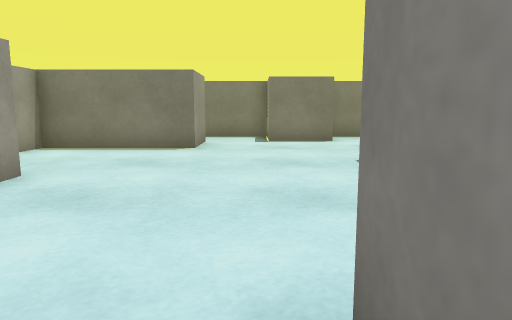
View 1 (above)

16 first-person views from a walk through a 3-D level made in the Unity game engine. The camera is 0.51 m above the floor, tilts 8° down and sees 70° across. The floor is counted in squares, 0.5 m on a side. Each view is taken from the middle of a square. On the plan, view 1 faces up. The plan holds only what a view shows up to about 13 squares ahead; the rest is blank. The place goes on beyond the plan. Surface patterns are stand-ins for the level's own textures.

View 2
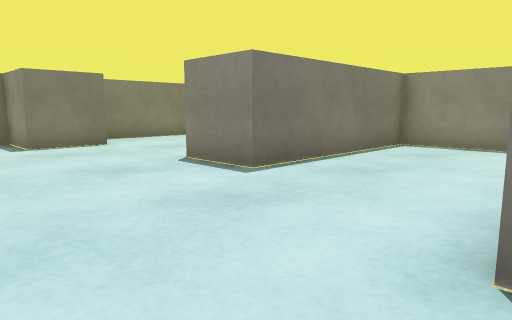

View 3
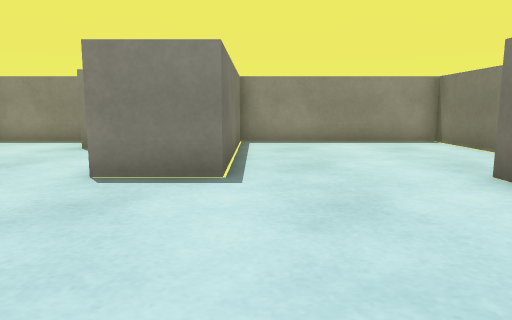

View 4
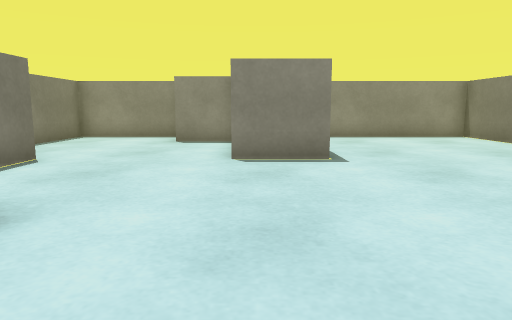

View 5
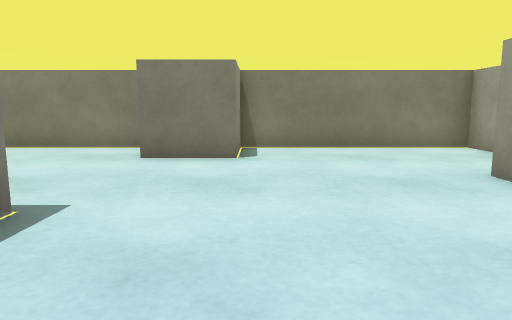

View 6
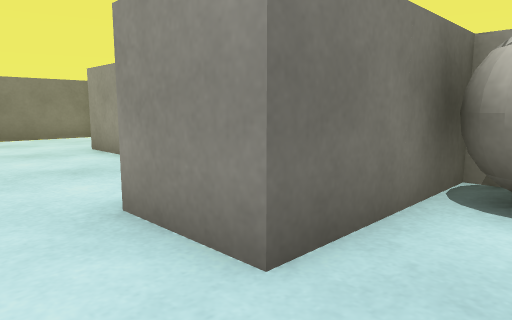

View 7
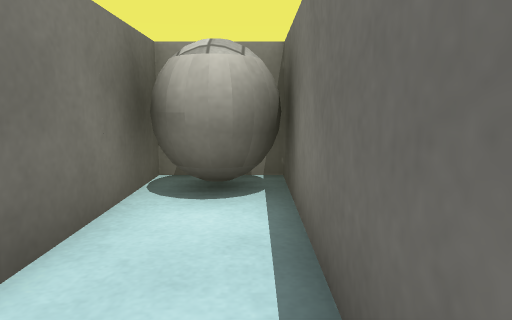

View 8
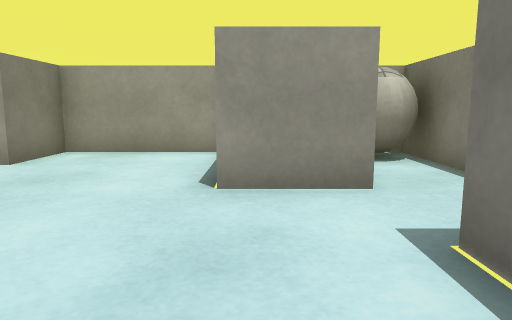

View 9
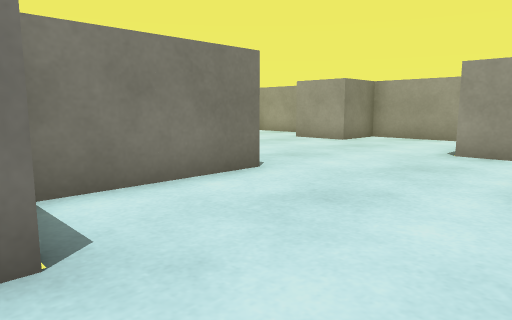

View 10
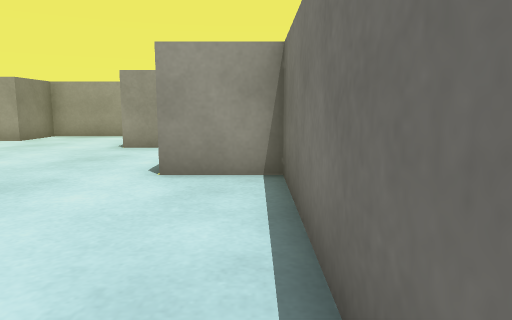

View 11
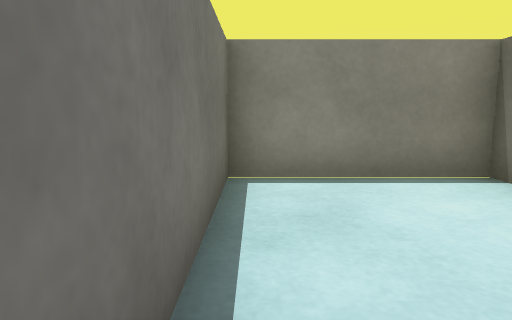

View 12
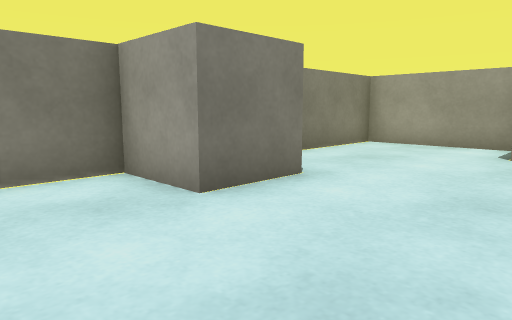

View 13
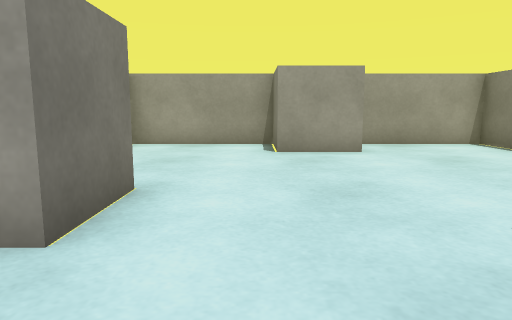

View 14
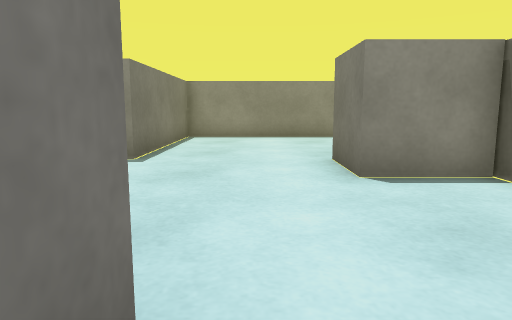

View 15
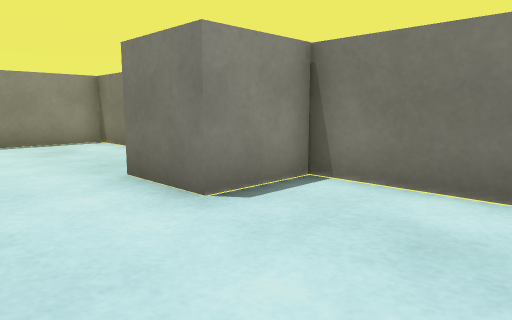

View 16
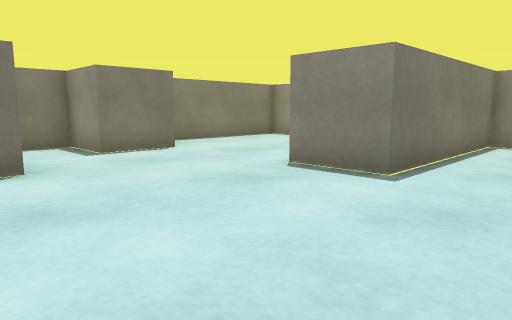

### Floor plan
Points are (right, up) in squares from view 1. A wall is a line through its corners. A room is listed if a view was taken in it or the views show most of it. See-through windows are left out.
Room 1 (views 1, 2, 3, 4, 5, 6, 7, 8, 9, 10, 11, 12, 13, 14, 15, 16)
walls: (6.4, 7.8) (6.4, 9.5) (8.4, 9.5) (8.4, 13.4) (2.4, 13.4) (2.4, 11.5) (0.4, 11.5) (0.4, 13.4) (-3.5, 13.4); (-5.6, 3.6) (-5.6, -0.6) (0.4, -0.6) (0.4, 1.4) (2.4, 1.4) (2.4, -0.6) (8.4, -0.6) (8.4, 5.5) (2.4, 5.5) (2.4, 7.5) (6, 7.5); (-5.6, 13.5) (-5.6, 11.5) (-1.6, 11.5) (-1.6, 9.5) (-5.6, 9.5) (-5.6, 5.5) (-3.6, 5.5) (-3.6, 3.5) (-5.2, 3.5)
objects: white ball (-5, 12) to (-4, 13)

Positions as (right, up) in squares from view 1, and headings:
1: (0, 0), facing up
2: (-2, 1), facing up-right
3: (-3, 5), facing right
4: (-5, 7), facing right
5: (0, 9), facing down
6: (0, 13), facing down-left
7: (0, 13), facing left
8: (3, 10), facing left
9: (7, 12), facing down-left
10: (8, 13), facing left
11: (3, 13), facing right
12: (5, 5), facing down-left
13: (5, 3), facing left
14: (-5, 3), facing right
15: (-3, 4), facing down-right
16: (-3, 3), facing up-right
